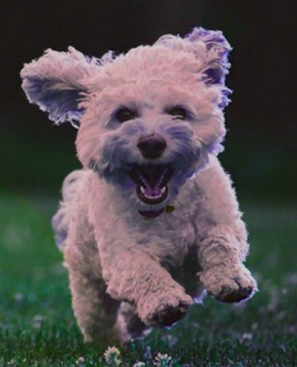
#> input picture Affine/P1/Input/input1.png, 297 x 367 px
$ python ejercicio3.py
#> lines starting #> are read from the running program, lines starting #| are printed output that depends on the picture; after the words box and inside, x2 and y2 are one past the last pixel; in counts of white or black regions, pixels touching at a corner belong together
#> in runI, img is the input picture: shape (367, 297, 3); mean B, G, R 77, 76, 80.1
import sys
import cv2
import numpy as np
from matplotlib import pyplot as plt

def interpolation(img):
    heigth, width, rgb = img.shape
#> heigth = 367; width = 297; rgb = 3
    scaling = np.zeros((heigth*2-1, width*2-1, rgb), np.uint8)

    for row in range(heigth-1):
        for column in range(width-1):
            scaling[row*2][column*2] = img[row][column]
            scaling[row*2][column*2+1] = img[row][column] #(img[row][column] + img[row][column+1])*0.5
            scaling[row*2+1][column*2] = img[row][column] #(img[row][column] + img[row+1][column])*0.5

            if column:
                scaling[row*2+1][column*2-1] = (scaling[row*2+1][column*2] + scaling[row*2+1][column*2-2])*0.5

        scaling[row*2][(width-1)*2] = img[row][width-1]
        scaling[row*2+1][(width-1)*2] = (img[row][width-1]+img[row+1][width-1])*0.5
        scaling[row*2+1][(width-1)*2-1] = (scaling[row*2+1][(width-1)*2] + scaling[row*2+1][(width-1)*2-2])*0.5
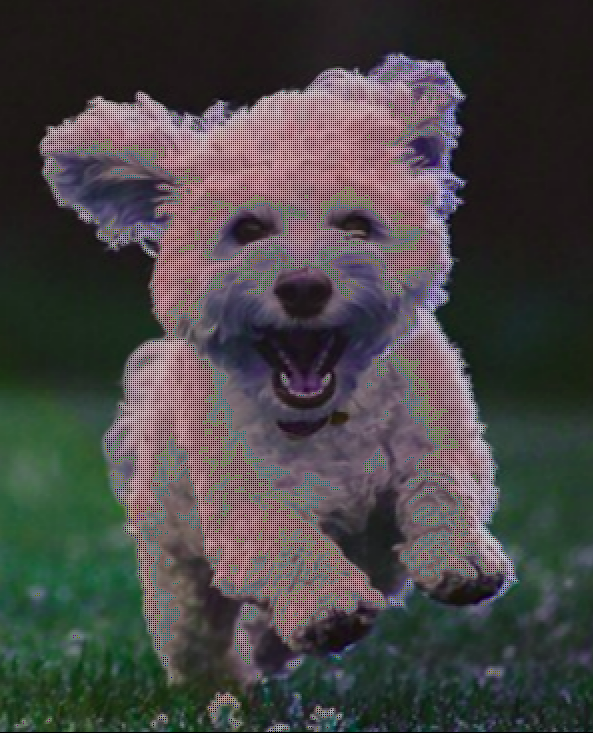
#> scaling: shape (733, 593, 3); mean B, G, R 69.4, 69.9, 71.7

    for column in range(width-1):
        scaling[(heigth-1)*2][column*2] = img[heigth-1][column]
        scaling[(heigth-1)*2][column*2+1] = (img[heigth-1][column+1]+img[heigth-1][column])*0.5
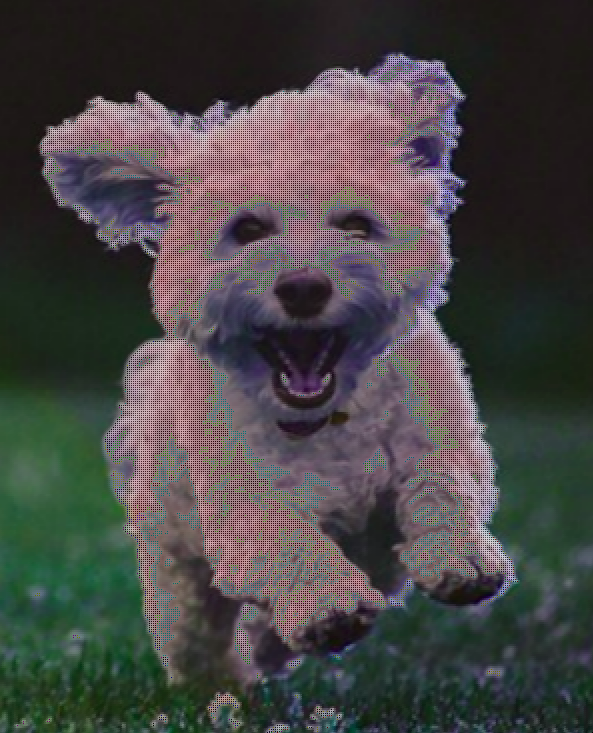
#> scaling: shape (733, 593, 3); 0.14% of pixels changed, all inside (x1, y1, x2, y2) = (0, 732, 592, 733)

    scaling[(heigth-1)*2][(width-1)*2] = img[heigth-1][width-1]
#> scaling: shape (733, 593, 3); under 0.01% of pixels changed, all inside (x1, y1, x2, y2) = (592, 732, 593, 733)
    return scaling
    #cv2.imwrite('interpolacion.jpg', scaling)

def runI(file1):
    img = cv2.imread(file1)
    out=interpolation(img)
    if out is not None:
        #final_frame = cv2.vconcat((img, out))
        cv2.imshow('Interpolacion',out)
        cv2.imwrite('./Out/out_interpolacion.png',out)
        cv2.waitKey(0)

runI('./Input/input1.png')
